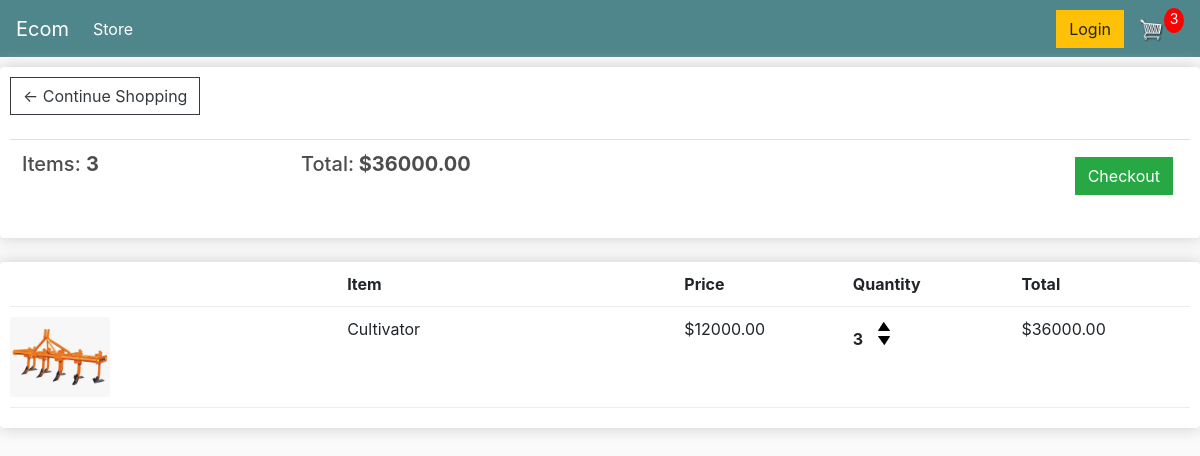
The app's page /cart/ (signed in) with its own data.
### myApp/models.py (models this page shows, shortened)
class Order(models.Model):
	user = models.ForeignKey(User, on_delete=models.SET_NULL, null=True, blank=True)
	date_ordered = models.DateTimeField(auto_now_add=True)
	complete = models.BooleanField(default=False)
	transaction_id = models.CharField(max_length=100, null=True)
	@property
	def get_cart_total(self):
		orderitems = self.orderitem_set.all()
		total = sum([item.get_total for item in orderitems])
		return total
	@property
	def get_cart_items(self):
		orderitems = self.orderitem_set.all()
		total = sum([item.quantity for item in orderitems])
		return total

class OrderItem(models.Model):
	user = models.ForeignKey(User, on_delete=models.SET_NULL, null=True)
	product = models.ForeignKey(Product, on_delete=models.SET_NULL, null=True)
	order = models.ForeignKey(Order, on_delete=models.SET_NULL, null=True)
	quantity = models.IntegerField(default=0, null=True, blank=True)
	date_added = models.DateTimeField(auto_now_add=True)
	@property
	def get_total(self):
		total = self.product.price * self.quantity
		return total

class Product(models.Model):
	name = models.CharField(max_length=200)
	price = models.FloatField()
	digital = models.BooleanField(default=False,null=True, blank=True)
	image = models.ImageField(null=True, blank=True)
	@property
	def imageURL(self):
		try:
			url = self.image.url
		except:
			url = ''
		return url

### myApp/views.py (the view)
# urls.py: path('cart/', views.cart, name="cart"),
def cart(request):
	if request.user.is_authenticated:
		user = request.user
		order, created = Order.objects.get_or_create(user=user, complete=False)
		items = order.orderitem_set.all()
		cartItems = order.get_cart_items
	else:
		items = []
		order = {'get_cart_total':0, 'get_cart_items':0, 'shipping':False}
		cartItems = order['get_cart_items']
	context = {'items':items, 'order':order, 'cartItems':cartItems}
	return render(request, 'cart.html', context)

### myApp/templates/cart.html (shortened to what this page needs)
{% load static %}
<!DOCTYPE html>
<html lang="en">
<head>
	<link rel="stylesheet" href="https://stackpath.bootstrapcdn.com/bootstrap/4.4.1/css/bootstrap.min.css">
	<link rel="stylesheet" type="text/css" href="{% static 'css/main.css' %}">
</head>
<body>
    <nav class="navbar navbar-expand-lg navbar-dark bg-dark">
    <a class="navbar-brand" href="{% url 'store' %}">Ecom</a>
    <div class="collapse navbar-collapse" id="navbarSupportedContent">
      <ul class="navbar-nav mr-auto">
        <li class="nav-item active">
          <a class="nav-link" href="{% url 'store' %}">Store <span class="sr-only">(current)</span></a>
        </li>
      </ul>
      <div class="form-inline my-2 my-lg-0">
           <a href="#"class="btn btn-warning">Login</a>
           <a href="{% url 'cart' %}">
              <img  id="cart-icon" src="{% static 'images/cart.png' %}">
          </a>
          <p id="cart-total">{{cartItems}}</p>
      </div>
    </div>
    </nav>
	<div class="row">
		<div class="col-lg-12">
			<div class="box-element">
				<a  class="btn btn-outline-dark" href="{% url 'store' %}">&#x2190; Continue Shopping</a>
				<br>
				<br>
				<table class="table">
					<tr>
						<th><h5>Items: <strong>{{order.get_cart_items}}</strong></h5></th>
						<th><h5>Total:<strong> ${{order.get_cart_total|floatformat:2}}</strong></h5></th>
						<th>
							<a  style="float:right; margin:5px;" class="btn btn-success" href="{% url 'checkout' %}">Checkout</a>
						</th>
					</tr>
				</table>
			</div>
			<br>
			<div class="box-element">
				<div class="cart-row">
					<div style="flex:2"></div>
					<div style="flex:2"><strong>Item</strong></div>
					<div style="flex:1"><strong>Price</strong></div>
					<div style="flex:1"><strong>Quantity</strong></div>
					<div style="flex:1"><strong>Total</strong></div>
				</div>
				{% for item in items %}
				<div class="cart-row">
					<div style="flex:2"><img class="row-image" src="{{item.product.imageURL}}"></div>
					<div style="flex:2"><p>{{item.product.name}}</p></div>
					<div style="flex:1"><p>${{item.product.price|floatformat:2}}</p></div>
					<div style="flex:1">
						<p class="quantity">{{item.quantity}}</p>
						<div class="quantity">
							<img data-product={{item.product.id}} data-action="add" class="chg-quantity update-cart" src="{% static  'images/arrow-up.png' %}">
							<img data-product={{item.product.id}} data-action="remove" class="chg-quantity update-cart" src="{% static  'images/arrow-down.png' %}">
						</div>
					</div>
					<div style="flex:1"><p>${{item.get_total|floatformat:2}}</p></div>
				</div>
				{% endfor %}
			</div>
		</div>
	</div>
</body>
</html>

### static/css/main.css (style rules this page uses)
body { background-color: hsl(0, 0%, 98%); }
h1,h2,h3,h4,h5,h6 { color:hsl(0, 0%, 30%); }
.box-element { box-shadow:hsl(0, 0%, 80%) 0 0 16px; background-color: #fff; border-radius: 4px; padding: 10px; }
.bg-dark { background-color: #4f868c!important; }
#cart-icon { width:25px; display: inline-block; margin-left: 15px; }
#cart-total { display: block; text-align: center; color:#fff; background-color: red; width: 20px; height: 25px; border-radius: 50%; font-size: 14px; }
.col-lg-4, .col-lg-6, .col-lg-8, .col-lg-12 { margin-top: 10px; }
.btn { border-radius: 0; }
.row-image { width: 100px; }
.cart-row { display: flex; align-items: flex-stretch; padding-bottom: 10px; margin-bottom: 10px; border-bottom: 1px solid #ececec; }
.quantity { display: inline-block; font-weight: 700; padding-right:10px; }
.chg-quantity { width: 12px; cursor: pointer; display: block; margin-top: 5px; transition:.1s; }

### records on screen
Order: get_cart_items "3", get_cart_total "36000.00"
OrderItem: product.imageURL (picture), product.name "Cultivator", product.price "12000.00", quantity "3", get_total "36000.00"

### other values on screen
{{ cartItems }} "3"
